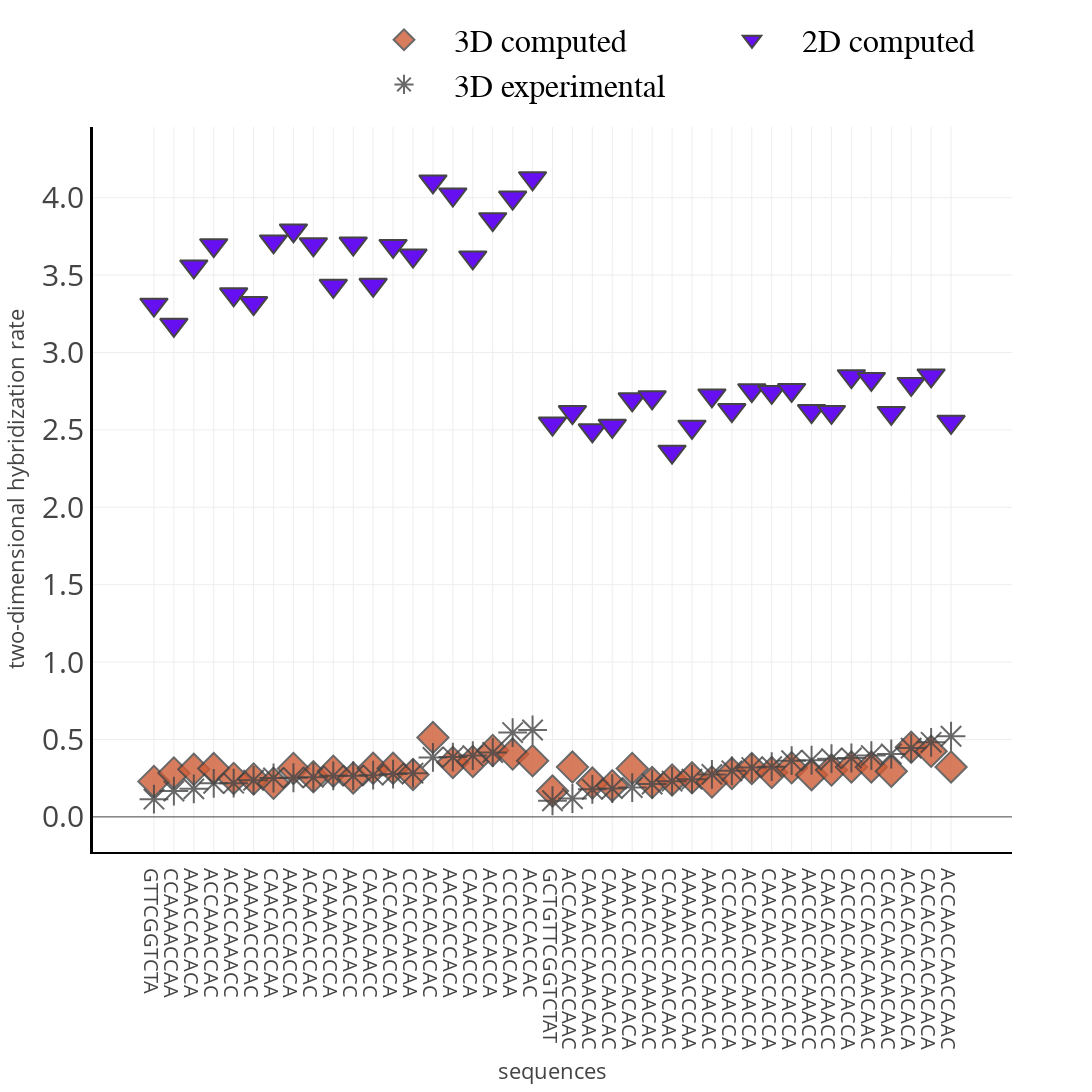

The cell this chart's notebook holds for it:
### Code cell
trace1 = go.Scatter(
    x = data['sequences'], # My list of values for 'x'
    y = data['computational']*1e-7,
    # marker = dict(color = 'white'),
    mode = 'markers',
    marker_symbol=6,
    name = '2D computed    ',
    marker=dict(color='#6610F2'))

trace2 = go.Scatter(
    x = data3['sequences'],
    y = data3['computational']*1e-7,
    mode = 'markers',
    marker_symbol = 'diamond',
    name = '3D computed    ',
    marker=dict(color='#CF5C36',opacity=0.80)
)
trace3 = go.Scatter(
    x = data3['sequences'],
    y = data3['experimental']*1e-7,
    mode = 'markers',
    marker_symbol = 35,
    name = '3D experimental    ',
    marker=dict(color='#9BC53D',opacity=0.80)
)
layout = go.Layout(
    template='presentation',
    xaxis_title='sequences',
    yaxis_title='two-dimensional hybridization rate',
    width = 1200,
    height = 1200,
    xaxis = dict(tickmode='linear',
                dtick=1,
                automargin=True,
                linecolor='black',
                linewidth=2),
    yaxis = dict(tickmode = 'linear',
                nticks=10,
                tick0=1,
                dtick=0.5,
                tickformat=".1f",
                linecolor='black',
                automargin=True,
                linewidth=3,
                minor=dict(dtick=3,tick0=0)),
    legend = dict(
            # itemsizing='constant',
            itemwidth = 90,
            font = dict(family='Courier',
            size=32,
            color='black')))

dati = [trace2, trace1, trace3]
fig = go.Figure(data = dati, layout = layout)

fig.update_yaxes(exponentformat="e")

fig.update_layout(legend=dict(
    orientation="h",
    yanchor="bottom",
    y=1.02,
    xanchor="right",
    x=1
))

fig.update_layout(
yaxis = dict(
tickfont = dict(size=30)),
xaxis = dict(
tickfont = dict(size=20)))

fig.update_traces(marker=dict(size=24,
                              line=dict(width=2
                              )))

fig.show()

### Figure 1 — Plotly figure (JSON) as saved in the notebook; plotly's stock layout.template omitted (floating-point values rounded to 4 significant figures)
{"data": [{"marker": {"color": "#CF5C36", "line": {"width": 2}, "opacity": 0.8, "size": 24, "symbol": "diamond"}, "mode": "markers", "name": "3D computed    ", "type": "scatter", "x": ["GTTCGGTCTA", "CCAAAACCAA", "AAACCACACA", "ACCAAACCAC", "ACACCAAACC", "AAAAACCCAC", "CAACACCCAA", "AAACCCACCA", "ACAACACCAC", "CAAAACCCCA", "AACCAACACC", "CAACACAACC", "ACCAACACCA", "CCACCAACAA", "ACACACACAC", "AACCACCACA", "CAACCAACCA", "ACACACACCA", "CCCCACACAA", "ACACCACCAC", "GCTGTTCGGTCTAT", "ACCAAACCACCAAC", "CAACACCAAACAAC", "CAAAACCCCAACAC", "AAACCCACCACACA", "CAACACCCAAACAC", "CCAAAACCAACAAC", "AAAAACCCACCCAA", "AAACCACCCAACAC", "CCCAAACCCAACCA", "ACCAACACCAACCA", "CAACAACACCACCA", "AACCAACACCACCA", "AACCACCACAAACC", "CAACACAACCAACC", "CACCACAACCACCA", "CCCCACACAACAAC", "CCACCAACAACAAC", "ACACACACCACACA", "CACACACACACACA", "ACCAACCAACCAAC"], "y": [0.2293, 0.2838, 0.307, 0.3121, 0.2486, 0.2446, 0.2172, 0.3131, 0.2593, 0.2952, 0.2514, 0.3134, 0.3138, 0.2735, 0.5124, 0.3513, 0.3577, 0.4294, 0.4057, 0.3627, 0.1665, 0.3215, 0.2184, 0.2016, 0.3126, 0.2214, 0.2386, 0.2525, 0.2254, 0.2811, 0.3122, 0.2866, 0.3173, 0.2725, 0.3024, 0.322, 0.3227, 0.2949, 0.4505, 0.4235, 0.3226]}, {"marker": {"color": "#6610F2", "line": {"width": 2}, "size": 24, "symbol": 6}, "mode": "markers", "name": "2D computed    ", "type": "scatter", "x": ["GTTCGGTCTA", "CCAAAACCAA", "AAACCACACA", "ACCAAACCAC", "ACACCAAACC", "AAAAACCCAC", "CAACACCCAA", "AAACCCACCA", "ACAACACCAC", "CAAAACCCCA", "AACCAACACC", "CAACACAACC", "ACCAACACCA", "CCACCAACAA", "ACACACACAC", "AACCACCACA", "CAACCAACCA", "ACACACACCA", "CCCCACACAA", "ACACCACCAC", "GCTGTTCGGTCTAT", "ACCAAACCACCAAC", "CAACACCAAACAAC", "CAAAACCCCAACAC", "AAACCCACCACACA", "CAACACCCAAACAC", "CCAAAACCAACAAC", "AAAAACCCACCCAA", "AAACCACCCAACAC", "CCCAAACCCAACCA", "ACCAACACCAACCA", "CAACAACACCACCA", "AACCAACACCACCA", "AACCACCACAAACC", "CAACACAACCAACC", "CACCACAACCACCA", "CCCCACACAACAAC", "CCACCAACAACAAC", "ACACACACCACACA", "CACACACACACACA", "ACCAACCAACCAAC"], "y": [3.309, 3.179, 3.556, 3.693, 3.376, 3.319, 3.717, 3.789, 3.699, 3.431, 3.704, 3.437, 3.688, 3.626, 4.105, 4.021, 3.614, 3.861, 4.001, 4.126, 2.541, 2.615, 2.497, 2.526, 2.697, 2.711, 2.359, 2.52, 2.723, 2.628, 2.757, 2.745, 2.758, 2.621, 2.616, 2.847, 2.829, 2.61, 2.797, 2.852, 2.552]}, {"marker": {"color": "#9BC53D", "line": {"width": 2}, "opacity": 0.8, "size": 24, "symbol": 35}, "mode": "markers", "name": "3D experimental    ", "type": "scatter", "x": ["GTTCGGTCTA", "CCAAAACCAA", "AAACCACACA", "ACCAAACCAC", "ACACCAAACC", "AAAAACCCAC", "CAACACCCAA", "AAACCCACCA", "ACAACACCAC", "CAAAACCCCA", "AACCAACACC", "CAACACAACC", "ACCAACACCA", "CCACCAACAA", "ACACACACAC", "AACCACCACA", "CAACCAACCA", "ACACACACCA", "CCCCACACAA", "ACACCACCAC", "GCTGTTCGGTCTAT", "ACCAAACCACCAAC", "CAACACCAAACAAC", "CAAAACCCCAACAC", "AAACCCACCACACA", "CAACACCCAAACAC", "CCAAAACCAACAAC", "AAAAACCCACCCAA", "AAACCACCCAACAC", "CCCAAACCCAACCA", "ACCAACACCAACCA", "CAACAACACCACCA", "AACCAACACCACCA", "AACCACCACAAACC", "CAACACAACCAACC", "CACCACAACCACCA", "CCCCACACAACAAC", "CCACCAACAACAAC", "ACACACACCACACA", "CACACACACACACA", "ACCAACCAACCAAC"], "y": [0.1146, 0.1668, 0.1809, 0.2168, 0.2179, 0.2365, 0.2512, 0.2527, 0.2559, 0.2652, 0.2656, 0.2696, 0.2766, 0.2825, 0.3844, 0.3866, 0.3961, 0.4159, 0.5449, 0.5613, 0.1042, 0.1187, 0.178, 0.1831, 0.1892, 0.2125, 0.2304, 0.2433, 0.2746, 0.2976, 0.3187, 0.3242, 0.363, 0.366, 0.3763, 0.3805, 0.3962, 0.4062, 0.4442, 0.4818, 0.5208]}], "layout": {"height": 1200, "legend": {"font": {"color": "black", "family": "Courier", "size": 32}, "itemwidth": 90, "orientation": "h", "x": 1, "xanchor": "right", "y": 1.02, "yanchor": "bottom"}, "width": 1200, "xaxis": {"automargin": true, "dtick": 1, "linecolor": "black", "linewidth": 2, "tickfont": {"size": 20}, "tickmode": "linear", "title": {"text": "sequences"}}, "yaxis": {"automargin": true, "dtick": 0.5, "exponentformat": "e", "linecolor": "black", "linewidth": 3, "minor": {"dtick": 3, "tick0": 0}, "nticks": 10, "tick0": 1, "tickfont": {"size": 30}, "tickformat": ".1f", "tickmode": "linear", "title": {"text": "two-dimensional hybridization rate"}}}}
